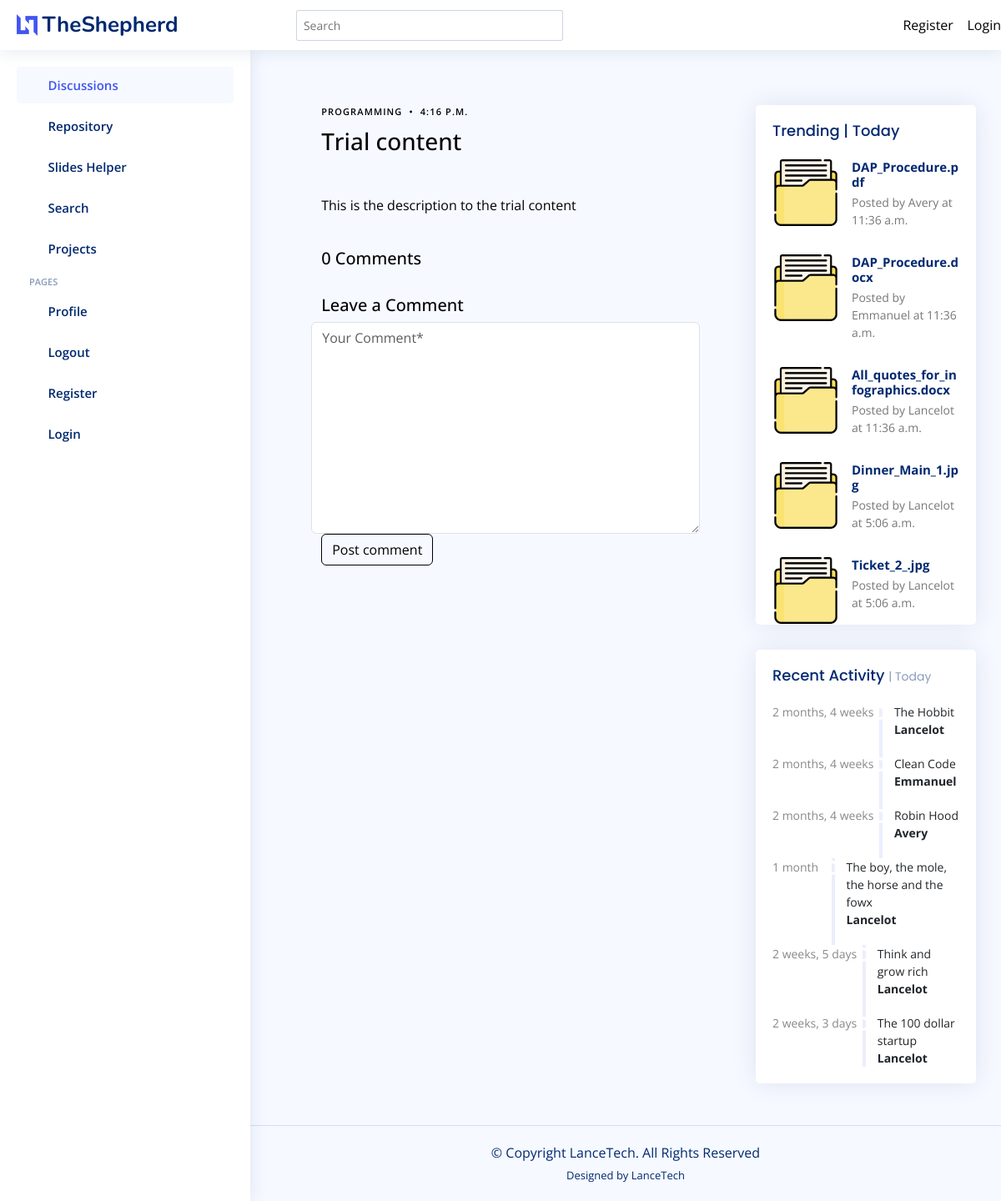
The page /discussions/10/ on the database as committed earlier.
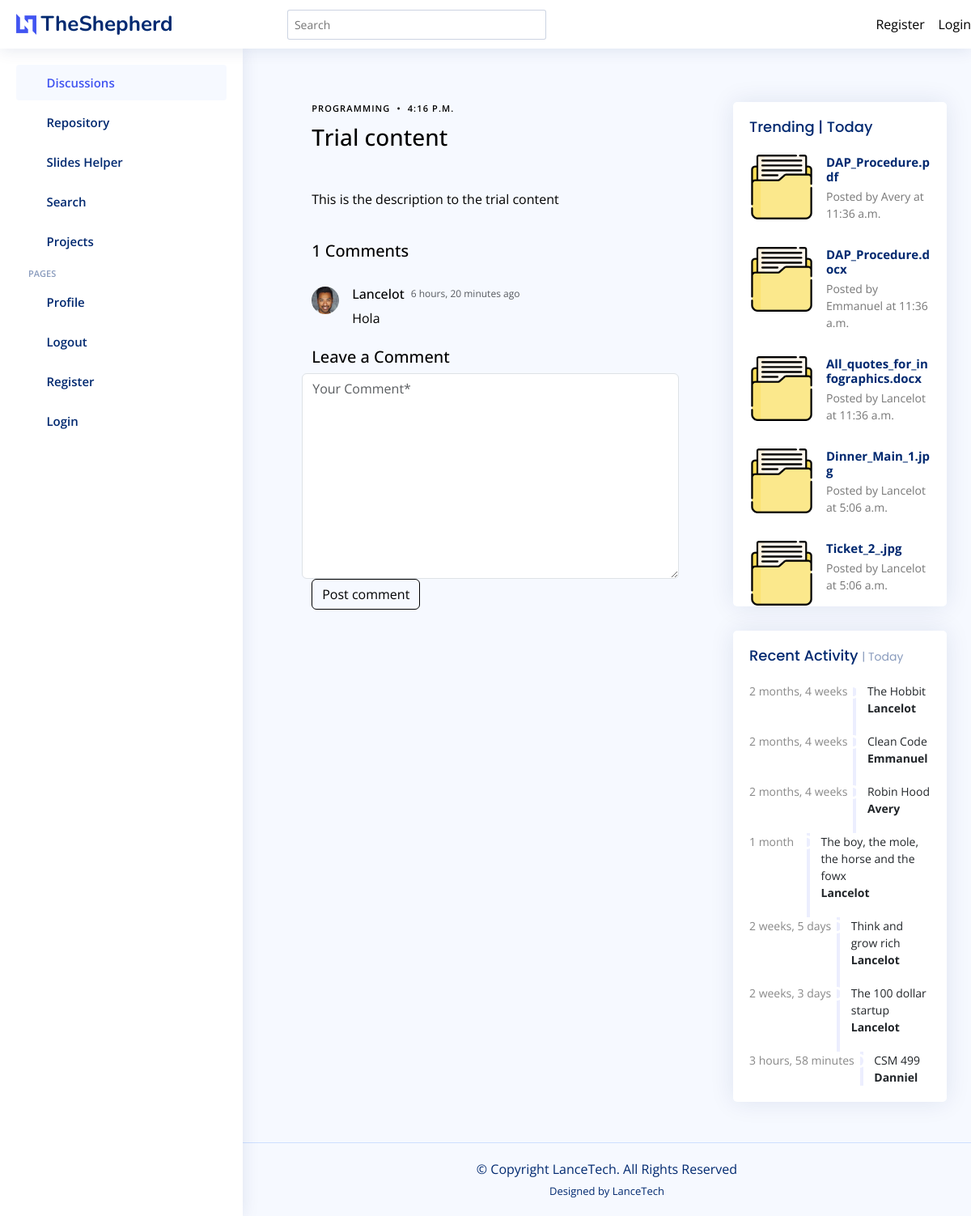
The same page on the database as committed later.
### repository/models.py (models this page shows)
class File(models.Model):
    owner = models.ForeignKey(Student, on_delete=models.CASCADE, blank=True, null=True)
    file = models.FileField()
    pub_date = models.DateTimeField(blank=False, default=now)
    def __str__(self):
        return self.file.name

### discussions/models.py (models this page shows, shortened)
class Student(models.Model):
    friend = models.ForeignKey('self', on_delete=models.CASCADE, blank=True, null=True)
    user = models.OneToOneField(User, on_delete=models.CASCADE)
    phone = models.CharField(max_length=10, default='0548932933', blank=True)
    school = models.CharField(max_length=60, default='KNUST', blank=True)
    course = models.CharField(max_length=60, default='Computer Science', blank=True)
    back_img = models.ImageField(blank=True, upload_to="images/profiles", default='images/profiles/testimonial-1_wBDCxRj.jpg')

class Comment(models.Model):
    parent = models.ForeignKey('self', on_delete=models.CASCADE, blank=True, null=True)
    discussion = models.ForeignKey(Discussion, on_delete=models.CASCADE)
    author = models.ForeignKey(Student, on_delete=models.CASCADE)
    pub_date = models.DateTimeField("date published")
    comment_text = models.TextField()

### sliders/models.py (models this page shows, shortened)
class Request(models.Model):
    requester = models.ForeignKey(User, on_delete=models.CASCADE)
    file_name = models.CharField(max_length=60)
    pub_date = models.DateTimeField(blank=False, default=now)

### discussions/views.py (the view)
# urls.py: path("<int:pk>/", views.DetailView.as_view(), name="detail"),
class DetailView(generic.DetailView):
    model = Discussion
    template_name = "discussions/details.html"
    def get_context_data(self, *args, **kwargs):
        context = super(DetailView, self).get_context_data(*args, **kwargs)
        context['discussions'] = Discussion.objects.filter(pub_date__lte=timezone.now()).order_by("-pub_date")[:5]
        context['comments'] = Comment.objects.filter(discussion_id=self.kwargs['pk'])#blog__pk=9)#context['blogs'].values('id'))
        context['form'] = CommentForm()
        context['requests'] = Request.objects.all()
        context['latest'] = Discussion.objects.filter(pub_date__lte=timezone.now()).order_by("-pub_date")[:5]
        context['trending'] = File.objects.all()[:5]
        if self.request.user.is_authenticated:
            context['student'] = Student.objects.filter(user=self.request.user)[0]
        return context

### discussions/forms.py
class CommentForm(forms.Form):
    comment_text = forms.CharField(label="comment", widget=forms.Textarea
                    (attrs={'class':'form-control', 'name':'comment', 'placeholder':'Your Comment*'}))

### discussions/templates/discussions/details.html (shortened to what this page needs)
{% extends 'base.html' %}
{% load static %}
{% block content %}
<section class="single-post-content">
  <div class="container">
    <div class="row">
      <div class="col-md-flex post-content" data-aos="fade-up">
        <div class="single-post">
          <div class="post-meta"><span class="date">{{ discussion.topic }}</span> <span class="mx-1">&bullet;</span> <span>{{ discussion.pub_date.time }}</span></div>
          <h3 class="mb-5">{{ discussion.content }}</h3>
          <p>{{ discussion.description }}</p>
        </div>
        <div class="comments">
          <h5 class="comment-title py-4">{{ comments | length }} Comments</h5>
          {% for comment in comments %}
          <div class="comment d-flex">
            <div class="flex-shrink-0">
              <div class="avatar avatar-sm rounded-circle">
                <img class="avatar-img" src="{% static 'assets/img/person-2.jpg' %}" alt="" class="img-fluid">
              </div>
            </div>
            <div class="flex-shrink-1 ms-2 ms-sm-3">
              <div class="comment-meta d-flex">
                <h6 class="me-2">{{ comment.author.user.username }}</h6>
                <span class="text-muted">{{ comment.pub_date | timesince }} ago</span>
              </div>
              <div class="comment-body">
                {{comment.comment_text}}
              </div>
            </div>
          </div>
          <br>
          {% endfor %}
        </div>
        <div>
          <h5 class="comment-title">Leave a Comment</h5>
          <form method="POST" action="{% url 'discussions:post_comment' discussion.id %}">
            <div class="row">
              {{ form.comment_text }}
              <div class="col-4">
                <input type="submit" class="btn btn-primary" value="Post comment">
              </div>
            </div>
          </form>
        </div>
      </div>
    </div>
  </div>
</section>
{% endblock %}
{% block trending %}
<div class="card">
  <div class="filter">
    <a class="icon" href="#" data-bs-toggle="dropdown"><i class="bi bi-three-dots"></i></a>
  </div>
  <div class="card-body pb-0">
    <h5 class="card-title">Trending | Today</span></h5>
    <div class="news">
      {% for trend in trending %}
      <div class="post-item clearfix">
        <img src="{% static 'images/books/file.png' %}" alt="">
        <h4><a href="#">{{ trend }}</a></h4>
        <p>Posted by {{ trend.owner.user.username }} at {{ trend.pub_date.time }}</p>
      </div>
      {% endfor %}
    </div>
  </div>
</div>
{% endblock %}
{% block activity %}
<div class="card">
  <div class="filter">
    <a class="icon" href="#" data-bs-toggle="dropdown"><i class="bi bi-three-dots"></i></a>
  </div>
  <div class="card-body">
    <h5 class="card-title">Recent Activity <span>| Today</span></h5>
    <div class="activity">
      {% for request in requests %}
      <div class="activity-item d-flex">
        <div class="activite-label">{{ request.pub_date | timesince }}</div>
        <i class='bi bi-circle-fill activity-badge text-success align-self-start'></i>
        <div class="activity-content">
          {{ request.file_name }} <br>
          <a href="#" class="fw-bold text-dark">{{ request.requester.username }}</a>
        </div>
      </div>
      {% endfor %}
    </div>
  </div>
</div>
{% endblock %}

Rows that differ between the two databases and show on the page:
added Comment: author.user.username "Lancelot", pub_date "6 hours, 20 minutes", comment_text "Hola"
added Request: pub_date "3 hours, 58 minutes", file_name "CSM 499", requester.username "Danniel"
Other text that changed with them:
{{ comments | length }}: "0" → "1"
